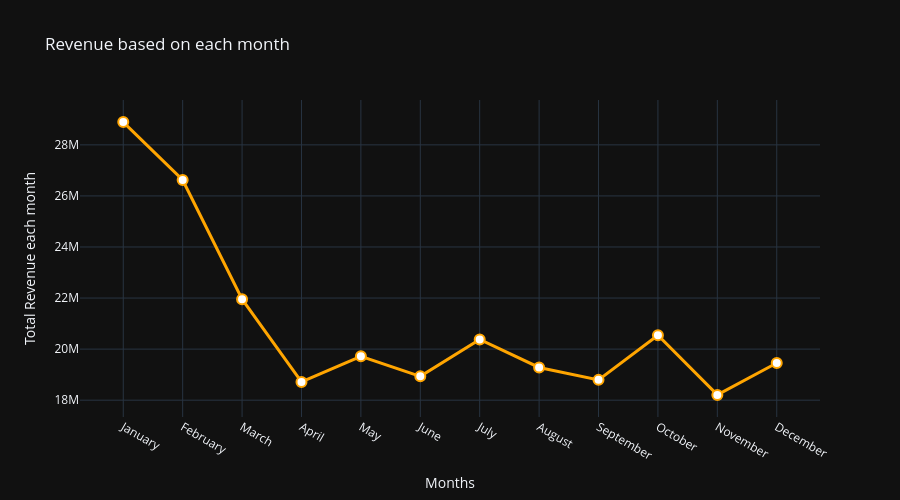

The notebook cell this image was saved under:
### Code cell
fig = go.Figure(
    data=[
        go.Scatter(
            x = monthly_revenue["month"],
            y = monthly_revenue["total_revenue"],
            mode = "lines+markers",
            line = dict(color = "orange", width = 3),
            marker = dict(size=10, color="white", line=dict(width=2, color="orange"))
        )
    ]
)

fig.update_layout(
    xaxis_title = "Months",
    yaxis_title = "Total Revenue each month",
    height = 500,
    title = "Revenue based on each month",
    template = "plotly_dark"
)

fig.show()

### Figure 1 — Plotly figure (JSON) as saved in the notebook; plotly's stock layout.template omitted (floating-point values rounded to 4 significant figures)
{"data": [{"line": {"color": "orange", "width": 3}, "marker": {"color": "white", "line": {"color": "orange", "width": 2}, "size": 10}, "mode": "lines+markers", "type": "scatter", "x": ["January", "February", "March", "April", "May", "June", "July", "August", "September", "October", "November", "December"], "y": [28890000.0, 26630000.0, 21960000.0, 18720000.0, 19720000.0, 18930000.0, 20380000.0, 19280000.0, 18800000.0, 20550000.0, 18210000.0, 19460000.0]}], "layout": {"height": 500, "title": {"text": "Revenue based on each month"}, "xaxis": {"title": {"text": "Months"}}, "yaxis": {"title": {"text": "Total Revenue each month"}}}}
